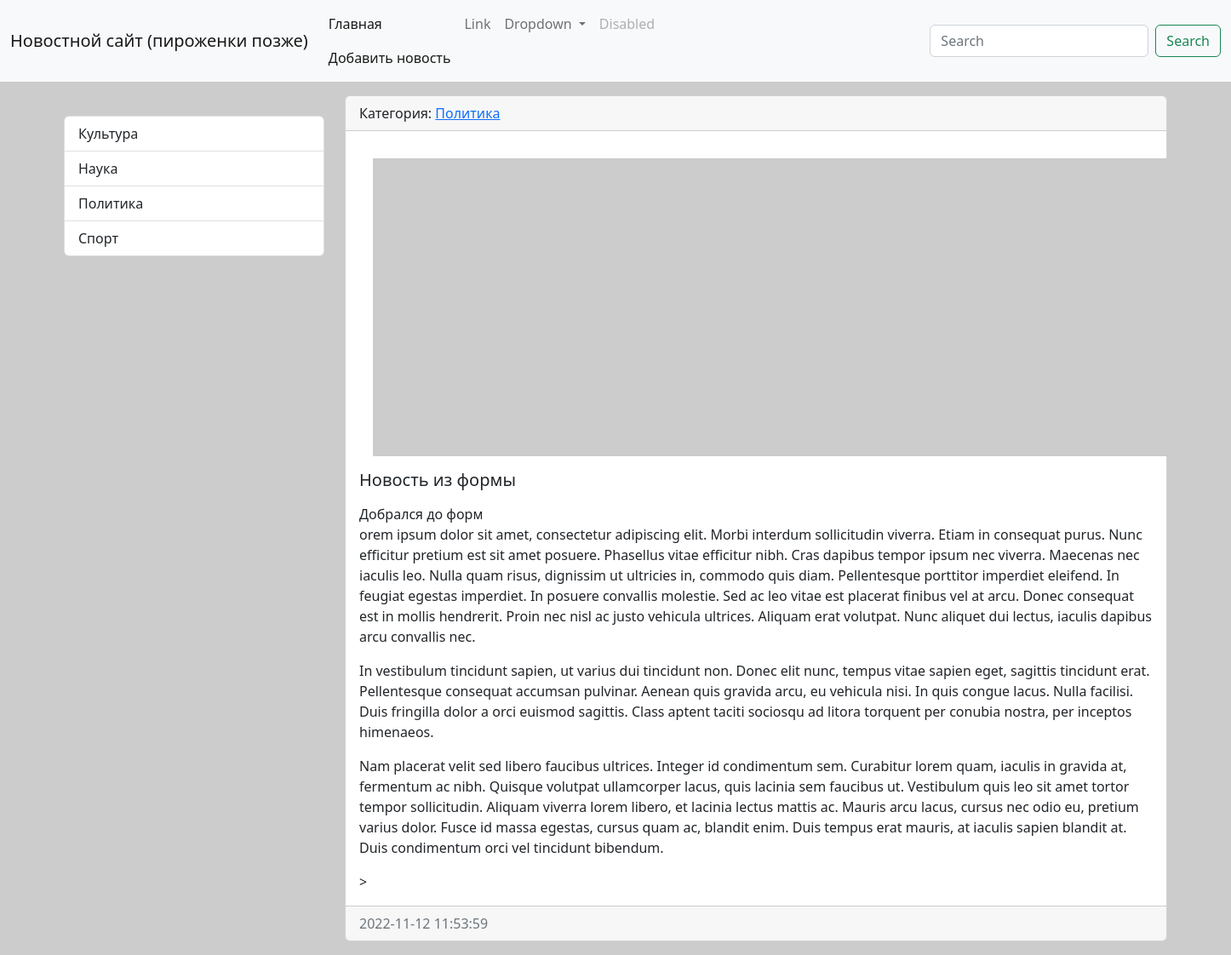
/news/6/, run on the app's committed database.
### news/models.py (models this page shows, shortened)
class Category(models.Model):
    title = models.CharField(max_length=150, db_index=True, verbose_name='Наименование категории')
    def get_absolute_url(self):
        return reverse('category', kwargs={"category_id": self.pk})
    def __str__(self):
        return self.title
    class Meta:
        verbose_name = 'Категория'
        verbose_name_plural = 'Категории'
        ordering = ['title']

class News(models.Model):
    title = models.CharField(max_length=150, verbose_name='Наименование')
    content = models.TextField(blank=True, verbose_name='Контент')
    created_at = models.DateTimeField(auto_now_add=True, verbose_name='Дата_Публикации')
    update_at = models.DateTimeField(auto_now=True, verbose_name='Обновлено')
    photo = models.ImageField(upload_to='photos/%Y/%m/%d/', verbose_name='Фото', blank=True)
    is_published = models.BooleanField(default=True, verbose_name='Опубликовано')
    category = models.ForeignKey('Category', on_delete=models.PROTECT, verbose_name='Категория')
    class Meta:
        verbose_name = 'Новость'
        verbose_name_plural = 'Новости'
        ordering = ['-created_at', '-title']

### news/views.py (the view)
# urls.py: path('news/<int:pk>/', ViewNews.as_view(), name='view_news'),
class ViewNews(DetailView):
	model = News
	context_object_name = 'news_item' #object по умолчанию

### news/templatetags/news_tags.py (called while the page is built)
@register.simple_tag(name='get_list_categories')
def get_categories():
    return Category.objects.all()

### news/templates/news/news_detail.html (shortened to what this page needs)
{% extends 'base.html' %}
{% block sidebar %}
{% include 'inc/_sidebar.html' %}
{% endblock %}
{% block content %}
<div class="card mb-3">
    <div class="card-header">
        Категория: <a href="{{ news_item.category.get_absolute_url }}">{{ news_item.category }}</a>
    </div>
    <div class="card-body">
        {% if news_item.photo %}
        <img src="{{ news_item.photo.url }}" alt="" class="float-start p-3" width="350">
        {% else %}
        <img src="https://picsum.photos/id/1060/350/235/?blur=2" alt="" class="float-start p-3">
        {% endif %}
        <h5 class="card-title">{{ news_item.title }}</h5>
        <p class="card-text">{{ news_item.content|linebreaks }}</p>>
    </div>
    <div class="card-footer text-muted">
        {{ news_item.created_at|date:"Y-m-d H:i:s" }}
    </div>
</div>
{% endblock %}

### templates/inc/_sidebar.html (shortened to what this page needs)
﻿{% load news_tags %}
<div class="list-group">
    {% get_list_categories as categories %}
    {% for item in categories %}
    <a href="{% url 'category' item.pk %}" class="list-group-item list-group-item-action">{{ item.title }}</a>
    {% endfor %}
</div>
<br>

### Web_proekt/static/css/style.css (style rules this page uses)
body { background-color: #ccc; }

### data on the page
Category: title "Культура"
Category: title "Наука"
Category: title "Политика"
Category: title "Спорт"
News: category "Политика", title "Новость из формы", content "Добрался до форм orem ipsum dolor sit amet, consectetur adipiscing elit. Morbi interdum sollicitudin viverra. Etiam in consequat purus. Nunc efficitur pretium est sit amet posuere. Phasellus vitae efficitur nibh. Cras dapibus tempor ipsum nec viverra. Maecenas nec iaculis leo. Nulla quam risus, dignissim ut ultricies in, commodo quis diam. Pellentesque porttitor imperdiet eleifend. In feugiat egestas imperdiet. In posuere convallis molestie. Sed ac leo vitae est placerat finibus vel at arcu. Donec consequat est in mollis hendrerit. Proin nec nisl ac justo vehicula ultrices. Aliquam erat volutpat. Nunc aliquet dui lectus, iaculis dapibus arcu convallis nec. In vestibulum tincidunt sapien, ut…", created_at "2022-11-12 11:53:59"
